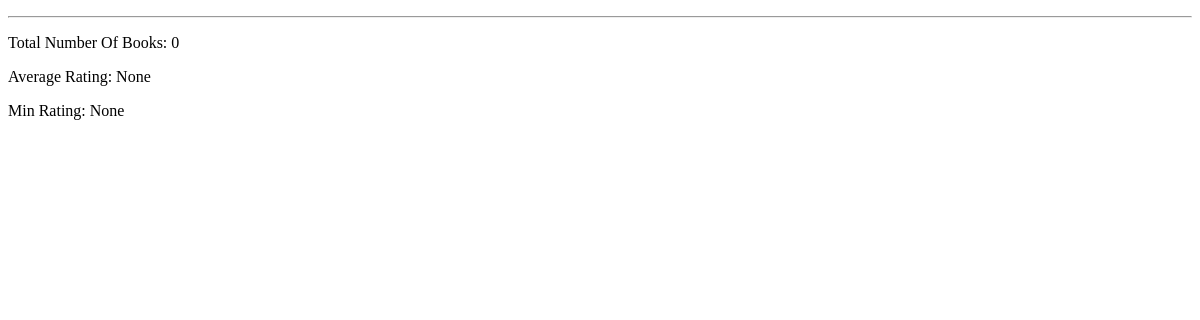
/, run on an earlier commit of the app's database.
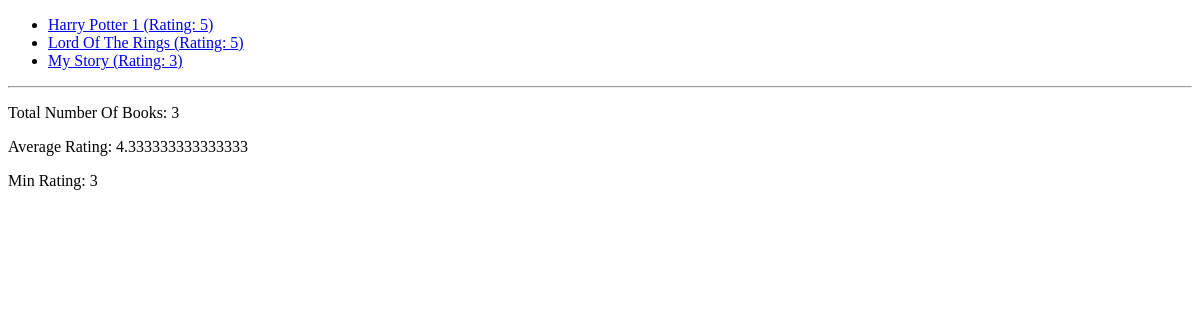
And on a later commit of the database.
### book_outlet/models.py (models this page shows, shortened)
class Book(models.Model):
    title = models.CharField(max_length=50)
    rating = models.IntegerField(validators=[MinValueValidator(1), MaxValueValidator(5)])
    author = models.ForeignKey(Author, on_delete=models.CASCADE, null=True, related_name="books")
    is_bestselling = models.BooleanField(default=False)
    slug = models.SlugField(default="", blank=True, null=False, db_index=True)
    published_countries = models.ManyToManyField(Country)
    def get_absolute_url(self):
        return reverse("book-detail", args=[self.slug])

### book_outlet/views.py (the view)
# urls.py: path("", views.index),
def index(request):
    books = Book.objects.all().order_by("-rating")
    num_books = books.count()
    aggregations = books.aggregate(Avg("rating"), Min("rating"))
    return render(request, "book_outlet/index.html", {
        "books": books,
        "total_number_of_books": num_books,
        "average_rating": aggregations["rating__avg"],
        "min_rating": aggregations["rating__min"]
    })

### book_outlet/templates/book_outlet/index.html (shortened to what this page needs)
{% extends 'book_outlet/base.html' %}
{% block content %}
<ul>
    {% for book in books %}
        <li><a href="{{ book.get_absolute_url }}">{{ book.title }} (Rating: {{ book.rating }})</a></li>
    {% endfor %}
</ul>
<hr>
<p>Total Number Of Books: {{ total_number_of_books }}</p>
<p>Average Rating: {{ average_rating }}</p>
<p>Min Rating: {{ min_rating}}</p>
{% endblock content %}

### book_outlet/templates/book_outlet/base.html (shortened to what this page needs)
<!DOCTYPE html>
<html lang="en">
<head>
</head>
<body>
    {% block content %}
    {% endblock content %}
</body>
</html>

What changed in the data, as far as the page shows it:
added Book: title "Harry Potter 1", rating "5"
added Book: title "Lord Of The Rings", rating "5"
added Book: title "My Story", rating "3"
Also different on the page:
{{ total_number_of_books }}: "0" → "3"
{{ average_rating }}: "None" → "4.333333333333333"
{{ min_rating }}: "None" → "3"
